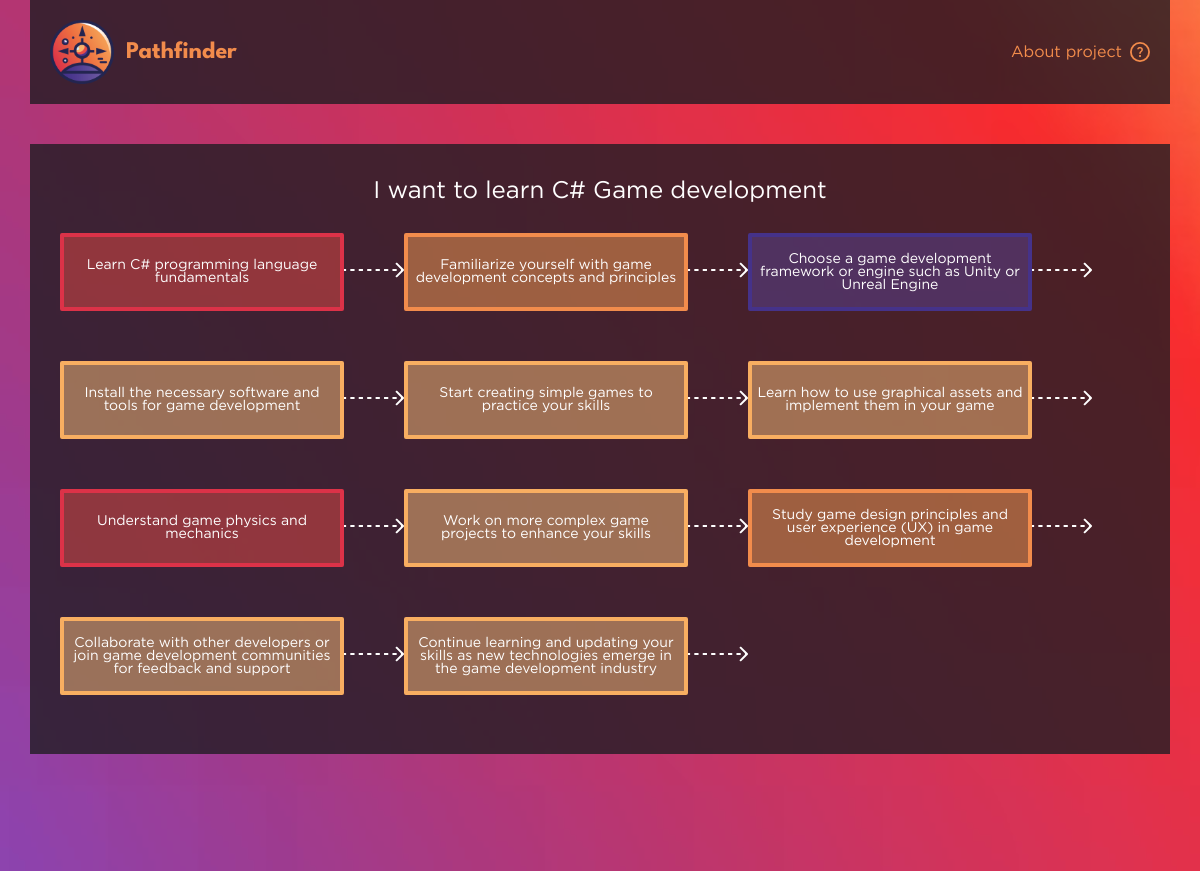
Screenshot of /skill/16 with the database file from the repository.
### roadmaps/models.py (models this page shows, shortened)
class TimeStampMixin(models.Model):
    created_at = models.DateTimeField(auto_now_add=True)
    updated_at = models.DateTimeField(auto_now=True)
    class Meta:
        abstract = True

class Skill(TimeStampMixin):
    name = models.CharField(max_length=32)
    def __str__(self):
        return self.name

class Topic(models.Model):
    skill = models.ForeignKey(Skill, on_delete=models.CASCADE)
    name = models.CharField(max_length=256)
    text = models.TextField()

### roadmaps/views.py (the view)
# urls.py: path('skill/<skill_id>', views.detail_view),
def detail_view(request, skill_id):
    colors = ['beige', 'orange', 'red', 'blue']
    skill = Skill.objects.get(id=skill_id)
    context = {
        "skill": skill,
        'topics': []
    }
    for topic in Topic.objects.filter(skill=skill):
        topic = {
            'id': topic.id,
            'name': topic.name,
            'color': colors[random.randint(0, 3)]
        }
        context['topics'].append(topic)
    return render(request, 'detail_view.html', context)

### roadmaps/templates/detail_view.html (shortened to what this page needs)
{% extends 'layout.html' %}
{% load static %}
{% block head %}
    <link rel="stylesheet" type="text/css" href="{% static 'styles/roadmap.css' %}" media="screen" />
{% endblock %}
{% block content %}
<div class="main">
    <div class="container">
        <nav>
            <div class="project-info">
                <div class="logo"></div>
                <span class="project-name">Pathfinder</span>
            </div>
            <div class="about-block">
                <span class="about-text">About project</span>
                <a href="/#about" class="about-button"></a>
            </div>
        </nav>
        <div class="content">
            <span class="picked-skill">I want to learn {{ skill }}</span>
            <div class="roadmap">
                {% for topic in topics %}
                    <div class="topic">
                        <button data-target="{{ topic.id }}" class="topic-content {{ topic.color }}">{{ topic.name }}</button>
                        <div class="topic-arrow"></div>
                    </div>
                {% endfor %}
            </div>
        </div>
    </div>
</div>
{% endblock %}

### static/styles/styles.css (style rules this page uses)
.container { height: 100vh; background-image: url('/static/images/gradient_background.svg'); background-repeat: no-repeat; background-attachment: fixed; background-size: cover; display: flex; flex-direction: column; align-items: center; }
nav { width: 95%; height: 104px; background-color: rgba(33, 29, 35, 0.8); display: flex; align-items: center; justify-content: space-between; padding: 20px; }
.project-info, .about-block { display: flex; align-items: center; justify-content: space-around; }
.logo { width: 64px; height: 64px; background-image: url('/static/images/logotype.svg'); background-repeat: no-repeat; margin-right: 12px; }
.project-name { font-family: "League Spartan"; font-size: 24px; font-weight: 700; line-height: 22px; text-align: left; color: rgba(242, 140, 76, 1); }
.about-text { font-family: "Gotham Pro"; font-size: 16px; font-weight: 400; line-height: 15px; text-align: left; color: rgba(242, 140, 76, 1); margin-right: 8px; }
.about-button { width: 20px; height: 20px; background-image: url('/static/images/about_button.svg'); background-repeat: no-repeat; background-size: cover; text-decoration: none; }

### static/styles/roadmap.css (style rules this page uses)
.container { background-image: url('/static/images/background2.svg'); }
.content { margin-top: 40px; height: 70%; width: 95%; background: rgba(33, 29, 35, 0.8); display: flex; flex-direction: column; align-items: center; overflow-y: auto; overflow-x: hidden; }
.picked-skill { font-family: Gotham Pro; font-size: 24px; font-weight: 400; line-height: 23px; text-align: left; color: white; margin-top: 36px; }
.roadmap { padding: 30px; display: flex; flex-wrap: wrap; flex-direction: row; }
.topic { margin-bottom: 50px; display: flex; align-items: center; }
.topic-content { width: 284px; height: 78px; border-radius: 2px; display: flex; padding: 5px; justify-content: center; align-items: center; font-family: Gotham Pro; color: white; font-size: 14px; font-weight: 400; }
.topic-arrow { width: 60px; height: 20px; background: url('/static/images/arrow_sm.svg') 0 0 no-repeat; }
.topic-content.orange { border: 4px solid rgba(242, 140, 76, 1); background: rgba(245, 158, 85, 0.5); }
.topic-content.beige { background: rgba(250, 192, 123, 0.5); border: 4px solid rgba(248, 174, 97, 1) }
.topic-content.red { background: rgba(227, 76, 70, 0.5); border: 4px solid rgba(220, 50, 72, 1) }
.topic-content.blue { background: rgba(88, 69, 150, 0.5); border: 4px solid rgba(69, 50, 138, 1) }

### rows the page displays
Skill: name "C# Game development"
Topic: name "Learn C# programming language fundamentals"
Topic: name "Familiarize yourself with game development concepts and principles"
Topic: name "Choose a game development framework or engine such as Unity or Unreal Engine"
Topic: name "Install the necessary software and tools for game development"
Topic: name "Start creating simple games to practice your skills"
Topic: name "Learn how to use graphical assets and implement them in your game"
Topic: name "Understand game physics and mechanics"
Topic: name "Work on more complex game projects to enhance your skills"
Topic: name "Study game design principles and user experience (UX) in game development"
Topic: name "Collaborate with other developers or join game development communities for feedback and support"
Topic: name "Continue learning and updating your skills as new technologies emerge in the game development industry"
